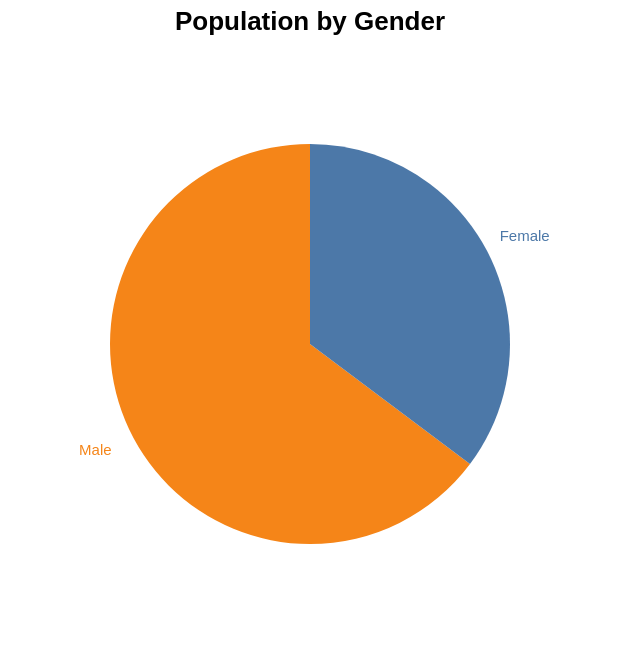

The specification (Vega-Lite) saved for this image:
### Vega-Lite specification from a JSON file in a GitHub repository (floating-point values rounded to 4 significant figures)
{"$schema": "https://vega.github.io/schema/vega-lite/v6.json", "description": "A simple pie chart with labels.", "title": "Population by Gender", "data": {"values": [{"category": "Male", "value": 577}, {"category": "Female", "value": 314}]}, "encoding": {"theta": {"field": "value", "type": "quantitative", "stack": true}, "color": {"field": "category", "type": "nominal", "legend": null}}, "layer": [{"mark": {"type": "arc", "outerRadius": {"expr": "width / 3"}, "tooltip": true}}, {"mark": {"type": "text", "fontSize": {"expr": "width / 40"}, "radius": {"expr": "width / 2.5"}}, "encoding": {"text": {"field": "category", "type": "nominal"}}}], "width": "container", "height": "container"}
